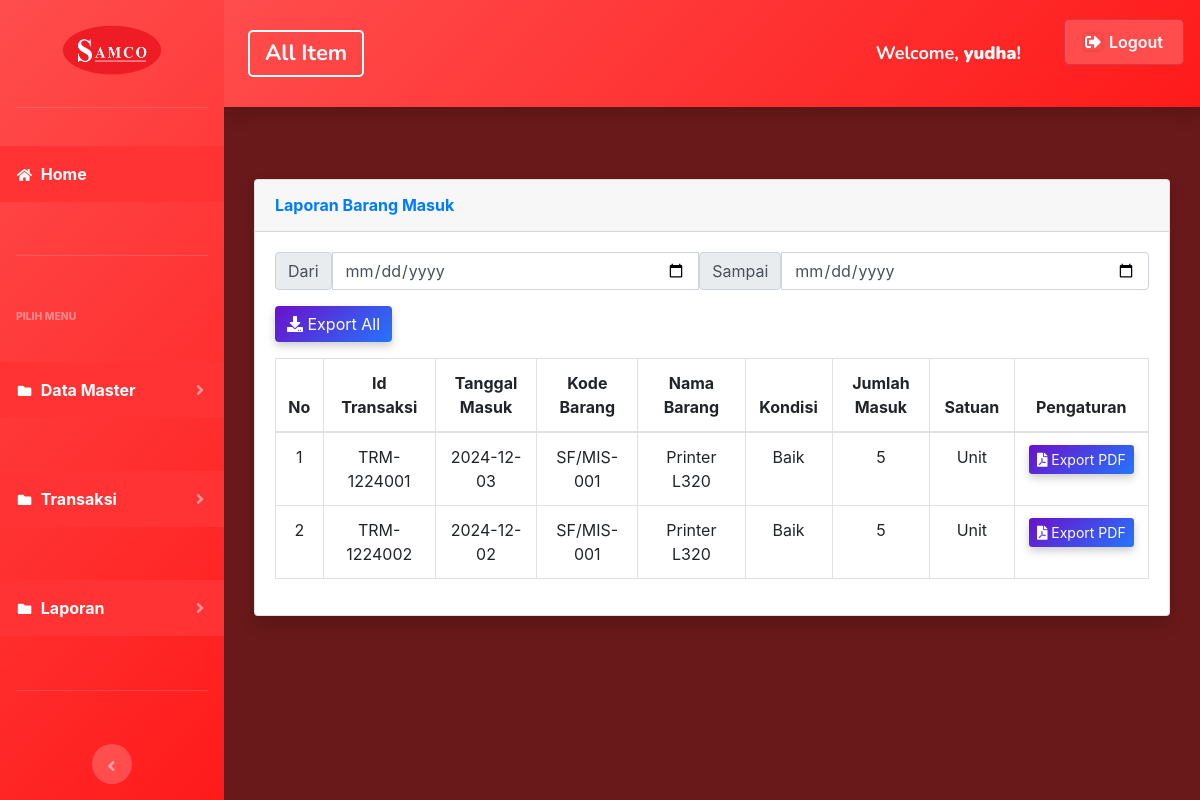
Page /index.php?page=laporan_barangmasuk (signed in) on the earlier database version.
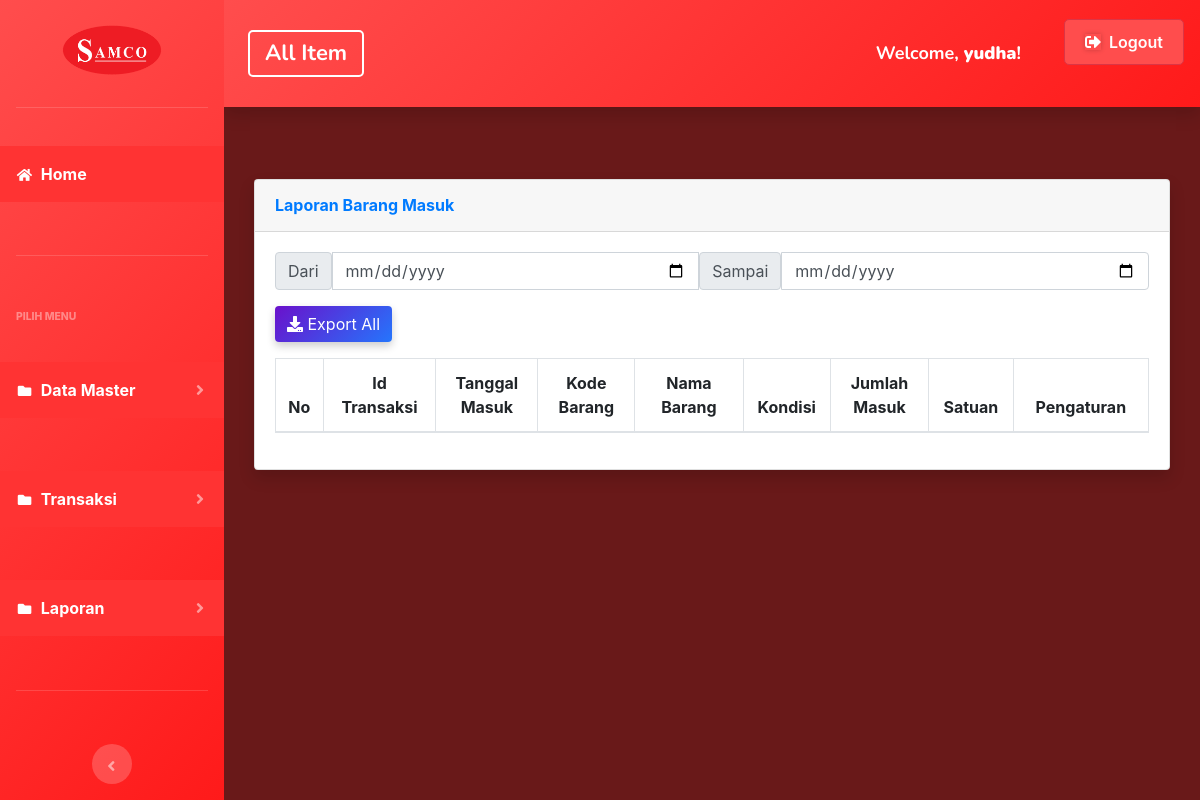
Same page on the later database version.
### tables this page shows
CREATE TABLE `barang_masuk` (
  `id` int(11) NOT NULL,
  `id_transaksi` varchar(100) DEFAULT NULL,
  `tanggal` date DEFAULT NULL,
  `kode_barang` varchar(100) DEFAULT NULL,
  `nama_barang` varchar(100) DEFAULT NULL,
  `kondisi` varchar(100) NOT NULL,
  `jumlah` varchar(150) DEFAULT NULL,
  `satuan` varchar(100) NOT NULL,
  `daftar_karyawan` varchar(250) NOT NULL,
  `departement` text NOT NULL
);

### laporan_barangmasuk.php (the view, shortened to what this page needs)
<div class="container-fluid">
  <div class="card shadow mb-4">
    <div class="card-header py-3">
      <h6 class="m-0 font-weight-bold text-primary">Laporan Barang Masuk</h6>
    </div>
    <div class="card-body">
      <form action="export.php" method="post">
        <div class="mb-3">
          <div class="input-group">
            <span class="input-group-text">Dari</span>
            <input type="date" id="min" name="min" class="form-control">
            <span class="input-group-text">Sampai</span>
            <input type="date" id="max" name="max" class="form-control">
          </div>
        </div>
        <div class="mb-3">
          <a href="export.php" class="btn btn-primary custom-btn">
            <i class="fas fa-download me-2"></i> Export All
          </a>
        </div>
        <div class="table-responsive">
          <table class="table table-bordered" id="barangmasuk" width="100%" cellspacing="0">
            <thead>
              <tr>
                <th style="width: 50px; text-align: center;">No</th>
                <th style="width: 150px; text-align: center;">Id Transaksi</th>
                <th style="width: 150px; text-align: center;">Tanggal Masuk</th>
                <th style="width: 150px; text-align: center;">Kode Barang</th>
                <th style="width: 200px; text-align: center;">Nama Barang</th>
                <th style="width: 100px; text-align: center;">Kondisi</th>
                <th style="width: 150px; text-align: center;">Jumlah Masuk</th>
                <th style="width: 100px; text-align: center;">Satuan</th>
                <th style="width: 200px; text-align: center;">Pengaturan</th>
              </tr>
            </thead>
            <tbody>
              <?php
              $no = 1;
              $sql = $koneksi->query("SELECT * FROM barang_masuk ORDER BY tanggal DESC, id_transaksi ASC");
              while ($data = $sql->fetch_assoc()) {
                $tanggalMasuk = $data['tanggal'];
                ?>
                <tr>
                  <td style="text-align: center;"><?php echo $no++; ?></td>
                  <td style="text-align: center;"><?php echo $data['id_transaksi']; ?></td>
                  <td style="text-align: center;"><?php echo $tanggalMasuk; ?></td>
                  <td style="text-align: center;"><?php echo $data['kode_barang']; ?></td>
                  <td style="text-align: center;"><?php echo $data['nama_barang']; ?></td>
                  <td style="text-align: center;"><?php echo $data['kondisi']; ?></td>
                  <td style="text-align: center;"><?php echo $data['jumlah']; ?></td>
                  <td style="text-align: center;"><?php echo $data['satuan']; ?></td>
                  <td style="text-align: center;">
                    <a href="export_laporan_barangmasuk_pdf.php?id=<?php echo $data['id_transaksi']; ?>"
                      class="btn btn-sm btn-primary custom-btn">
                      <i class="fas fa-file-pdf me-2"></i> Export PDF
                    </a>
                  </td>
                </tr>
              <?php } ?>
            </tbody>
          </table>
        </div>
    </div>
  </div>
</div>

Differences in the rows shown:
removed barang_masuk: id_transaksi "TRM-1224001", tanggal "2024-12-03", kode_barang "SF/MIS-001", nama_barang "Printer L320", kondisi "Baik", jumlah "5", satuan "Unit"
removed barang_masuk: id_transaksi "TRM-1224002", tanggal "2024-12-02", kode_barang "SF/MIS-001", nama_barang "Printer L320", kondisi "Baik", jumlah "5", satuan "Unit"
